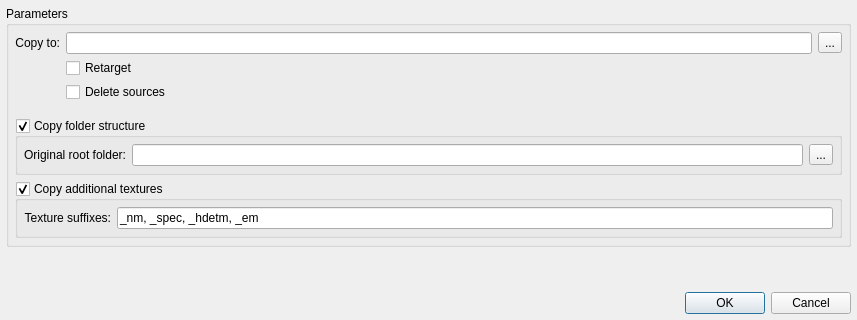
<?xml version="1.0" encoding="UTF-8"?>
<ui version="4.0">
 <class>Dialog</class>
 <widget class="QDialog" name="Dialog">
  <property name="geometry">
   <rect>
    <x>0</x>
    <y>0</y>
    <width>857</width>
    <height>320</height>
   </rect>
  </property>
  <property name="sizePolicy">
   <sizepolicy hsizetype="Preferred" vsizetype="Preferred">
    <horstretch>0</horstretch>
    <verstretch>0</verstretch>
   </sizepolicy>
  </property>
  <property name="maximumSize">
   <size>
    <width>16777215</width>
    <height>320</height>
   </size>
  </property>
  <property name="windowTitle">
   <string>Copy and Move</string>
  </property>
  <layout class="QVBoxLayout" name="verticalLayout_2">
   <item>
    <widget class="QGroupBox" name="groupBox_2">
     <property name="title">
      <string>Parameters</string>
     </property>
     <layout class="QVBoxLayout" name="verticalLayout">
      <item>
       <layout class="QGridLayout" name="gridLayout_3" columnstretch="0,0,0">
        <property name="horizontalSpacing">
         <number>6</number>
        </property>
        <property name="verticalSpacing">
         <number>4</number>
        </property>
        <item row="2" column="1">
         <widget class="QCheckBox" name="uiCHK_deleteSources">
          <property name="minimumSize">
           <size>
            <width>0</width>
            <height>20</height>
           </size>
          </property>
          <property name="text">
           <string>Delete sources</string>
          </property>
         </widget>
        </item>
        <item row="0" column="2">
         <widget class="QToolButton" name="uiBTN_browseTarget">
          <property name="text">
           <string>...</string>
          </property>
          <property name="icon">
           <iconset resource="resources.qrc">
            <normaloff>:/icons/folder.png</normaloff>:/icons/folder.png</iconset>
          </property>
          <property name="iconSize">
           <size>
            <width>18</width>
            <height>18</height>
           </size>
          </property>
          <property name="shortcut">
           <string>Ctrl+S, Ctrl+R</string>
          </property>
         </widget>
        </item>
        <item row="0" column="1">
         <widget class="LineEditPath" name="uiLED_targetRoot"/>
        </item>
        <item row="0" column="0">
         <widget class="QLabel" name="label_10">
          <property name="text">
           <string>Copy to:</string>
          </property>
          <property name="alignment">
           <set>Qt::AlignRight|Qt::AlignTrailing|Qt::AlignVCenter</set>
          </property>
         </widget>
        </item>
        <item row="1" column="1">
         <widget class="QCheckBox" name="uiCHK_retarget">
          <property name="minimumSize">
           <size>
            <width>0</width>
            <height>20</height>
           </size>
          </property>
          <property name="text">
           <string>Retarget</string>
          </property>
         </widget>
        </item>
       </layout>
      </item>
      <item>
       <spacer name="verticalSpacer_2">
        <property name="orientation">
         <enum>Qt::Vertical</enum>
        </property>
        <property name="sizeType">
         <enum>QSizePolicy::Fixed</enum>
        </property>
        <property name="sizeHint" stdset="0">
         <size>
          <width>20</width>
          <height>10</height>
         </size>
        </property>
       </spacer>
      </item>
      <item>
       <widget class="QGroupBox" name="uiGRP_folderStructure">
        <property name="title">
         <string>Copy folder structure</string>
        </property>
        <property name="checkable">
         <bool>true</bool>
        </property>
        <layout class="QGridLayout" name="gridLayout">
         <item row="0" column="1">
          <widget class="LineEditPath" name="uiLED_sourceRoot"/>
         </item>
         <item row="0" column="2">
          <widget class="QToolButton" name="uiBTN_browseSource">
           <property name="text">
            <string>...</string>
           </property>
           <property name="icon">
            <iconset resource="resources.qrc">
             <normaloff>:/icons/folder.png</normaloff>:/icons/folder.png</iconset>
           </property>
           <property name="iconSize">
            <size>
             <width>18</width>
             <height>18</height>
            </size>
           </property>
           <property name="shortcut">
            <string>Ctrl+S, Ctrl+R</string>
           </property>
          </widget>
         </item>
         <item row="0" column="0">
          <widget class="QLabel" name="label_16">
           <property name="text">
            <string>Original root folder:</string>
           </property>
           <property name="alignment">
            <set>Qt::AlignRight|Qt::AlignTrailing|Qt::AlignVCenter</set>
           </property>
          </widget>
         </item>
        </layout>
       </widget>
      </item>
      <item>
       <widget class="QGroupBox" name="uiGRP_addTextures">
        <property name="title">
         <string>Copy additional textures</string>
        </property>
        <property name="checkable">
         <bool>true</bool>
        </property>
        <layout class="QGridLayout" name="gridLayout_2">
         <item row="0" column="0">
          <widget class="QLabel" name="label_22">
           <property name="text">
            <string>Texture suffixes:</string>
           </property>
           <property name="alignment">
            <set>Qt::AlignRight|Qt::AlignTrailing|Qt::AlignVCenter</set>
           </property>
          </widget>
         </item>
         <item row="0" column="1">
          <widget class="QLineEdit" name="uiLED_texSuffixes">
           <property name="text">
            <string>_nm, _spec, _hdetm, _em</string>
           </property>
          </widget>
         </item>
        </layout>
       </widget>
      </item>
     </layout>
    </widget>
   </item>
   <item>
    <spacer name="verticalSpacer">
     <property name="orientation">
      <enum>Qt::Vertical</enum>
     </property>
     <property name="sizeHint" stdset="0">
      <size>
       <width>20</width>
       <height>30</height>
      </size>
     </property>
    </spacer>
   </item>
   <item>
    <layout class="QHBoxLayout" name="horizontalLayout_2">
     <item>
      <widget class="QLabel" name="uiLBL_status">
       <property name="styleSheet">
        <string notr="true">QLabel {color : red}</string>
       </property>
       <property name="text">
        <string/>
       </property>
      </widget>
     </item>
     <item>
      <spacer name="horizontalSpacer">
       <property name="orientation">
        <enum>Qt::Horizontal</enum>
       </property>
       <property name="sizeHint" stdset="0">
        <size>
         <width>40</width>
         <height>20</height>
        </size>
       </property>
      </spacer>
     </item>
     <item>
      <widget class="QPushButton" name="uiBTN_ok">
       <property name="text">
        <string>OK</string>
       </property>
      </widget>
     </item>
     <item>
      <widget class="QPushButton" name="uiBTN_cancel">
       <property name="text">
        <string>Cancel</string>
       </property>
      </widget>
     </item>
    </layout>
   </item>
  </layout>
  <zorder>groupBox_2</zorder>
  <zorder>verticalSpacer</zorder>
 </widget>
 <layoutdefault spacing="6" margin="6"/>
 <customwidgets>
  <customwidget>
   <class>LineEditPath</class>
   <extends>QLineEdit</extends>
   <header>line_edit_path.h</header>
  </customwidget>
 </customwidgets>
 <tabstops>
  <tabstop>uiBTN_cancel</tabstop>
  <tabstop>uiBTN_ok</tabstop>
 </tabstops>
 <resources>
  <include location="resources.qrc"/>
 </resources>
 <connections>
  <connection>
   <sender>uiBTN_cancel</sender>
   <signal>clicked()</signal>
   <receiver>Dialog</receiver>
   <slot>reject()</slot>
   <hints>
    <hint type="sourcelabel">
     <x>606</x>
     <y>127</y>
    </hint>
    <hint type="destinationlabel">
     <x>325</x>
     <y>72</y>
    </hint>
   </hints>
  </connection>
  <connection>
   <sender>Dialog</sender>
   <signal>finished(int)</signal>
   <receiver>Dialog</receiver>
   <slot>onDialogFinished(int)</slot>
   <hints>
    <hint type="sourcelabel">
     <x>325</x>
     <y>72</y>
    </hint>
    <hint type="destinationlabel">
     <x>325</x>
     <y>72</y>
    </hint>
   </hints>
  </connection>
  <connection>
   <sender>uiBTN_ok</sender>
   <signal>clicked()</signal>
   <receiver>Dialog</receiver>
   <slot>onOkClicked()</slot>
   <hints>
    <hint type="sourcelabel">
     <x>525</x>
     <y>127</y>
    </hint>
    <hint type="destinationlabel">
     <x>325</x>
     <y>72</y>
    </hint>
   </hints>
  </connection>
  <connection>
   <sender>uiBTN_browseTarget</sender>
   <signal>clicked()</signal>
   <receiver>Dialog</receiver>
   <slot>onBrowseTargetClicked()</slot>
   <hints>
    <hint type="sourcelabel">
     <x>780</x>
     <y>44</y>
    </hint>
    <hint type="destinationlabel">
     <x>406</x>
     <y>174</y>
    </hint>
   </hints>
  </connection>
  <connection>
   <sender>uiBTN_browseSource</sender>
   <signal>clicked()</signal>
   <receiver>Dialog</receiver>
   <slot>onBrowseSourceClicked()</slot>
   <hints>
    <hint type="sourcelabel">
     <x>771</x>
     <y>122</y>
    </hint>
    <hint type="destinationlabel">
     <x>406</x>
     <y>174</y>
    </hint>
   </hints>
  </connection>
  <connection>
   <sender>uiLED_sourceRoot</sender>
   <signal>editingFinished()</signal>
   <receiver>Dialog</receiver>
   <slot>onValidateUiNeeded()</slot>
   <hints>
    <hint type="sourcelabel">
     <x>440</x>
     <y>122</y>
    </hint>
    <hint type="destinationlabel">
     <x>406</x>
     <y>174</y>
    </hint>
   </hints>
  </connection>
  <connection>
   <sender>uiLED_targetRoot</sender>
   <signal>editingFinished()</signal>
   <receiver>Dialog</receiver>
   <slot>onValidateUiNeeded()</slot>
   <hints>
    <hint type="sourcelabel">
     <x>414</x>
     <y>44</y>
    </hint>
    <hint type="destinationlabel">
     <x>406</x>
     <y>174</y>
    </hint>
   </hints>
  </connection>
  <connection>
   <sender>uiGRP_folderStructure</sender>
   <signal>clicked()</signal>
   <receiver>Dialog</receiver>
   <slot>onValidateUiNeeded()</slot>
   <hints>
    <hint type="sourcelabel">
     <x>406</x>
     <y>116</y>
    </hint>
    <hint type="destinationlabel">
     <x>406</x>
     <y>174</y>
    </hint>
   </hints>
  </connection>
 </connections>
 <slots>
  <slot>onRetargetRootEditingFinished()</slot>
  <slot>onDialogFinished(int)</slot>
  <slot>onOkClicked()</slot>
  <slot>onBrowseTargetClicked()</slot>
  <slot>onBrowseSourceClicked()</slot>
  <slot>onValidateUiNeeded()</slot>
 </slots>
</ui>
